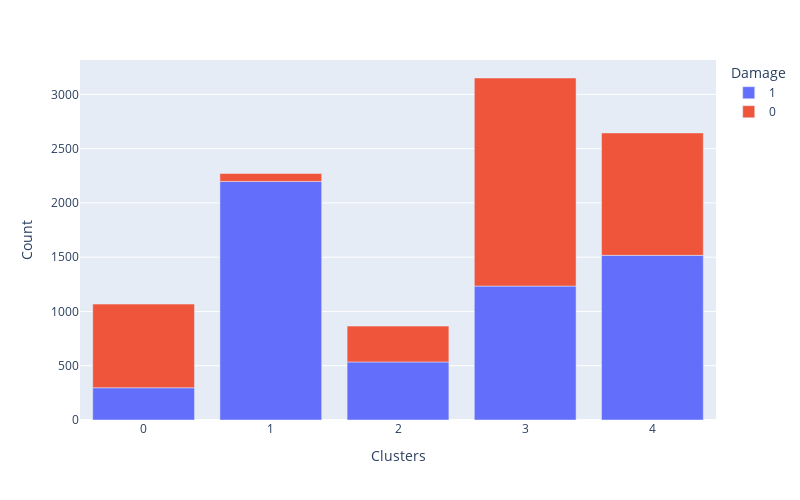
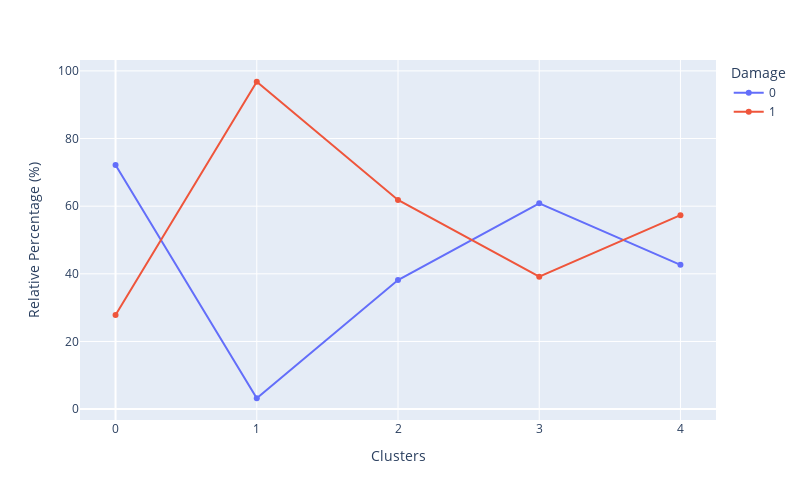

The notebook cell saved with these charts, in order:
### Code cell
#clusters distribution across Damage levels & relative percentage of damage in each cluster
df_cluster_vs_damage = df_damage.copy()
df_cluster_vs_damage['Clusters'] = X['Clusters']
cluster_distribution_per_variable(df=df_cluster_vs_damage, target='Damage')

### Figure 1 — Plotly figure (JSON) as saved in the notebook; plotly's stock layout.template omitted (floating-point values rounded to 4 significant figures)
{"data": [{"alignmentgroup": "True", "hovertemplate": "Damage=1<br>Clusters=%{x}<br>Count=%{y}<extra></extra>", "legendgroup": "1", "marker": {"color": "#636efa"}, "name": "1", "offsetgroup": "1", "orientation": "v", "showlegend": true, "textposition": "auto", "type": "bar", "x": [1, 4, 3, 2, 0], "xaxis": "x", "y": [2198, 1517, 1234, 535, 297], "yaxis": "y"}, {"alignmentgroup": "True", "hovertemplate": "Damage=0<br>Clusters=%{x}<br>Count=%{y}<extra></extra>", "legendgroup": "0", "marker": {"color": "#EF553B"}, "name": "0", "offsetgroup": "0", "orientation": "v", "showlegend": true, "textposition": "auto", "type": "bar", "x": [3, 4, 0, 2, 1], "xaxis": "x", "y": [1917, 1128, 771, 330, 73], "yaxis": "y"}], "layout": {"barmode": "relative", "height": 500, "legend": {"title": {"text": "Damage"}, "tracegroupgap": 0}, "margin": {"t": 60}, "width": 800, "xaxis": {"anchor": "y", "domain": [0, 1], "tickmode": "array", "tickvals": [3, 1, 4, 0, 2], "title": {"text": "Clusters"}}, "yaxis": {"anchor": "x", "domain": [0, 1], "title": {"text": "Count"}}}}

### Figure 2 — Plotly figure (JSON) as saved in the notebook; plotly's stock layout.template omitted (floating-point values rounded to 4 significant figures)
{"data": [{"hovertemplate": "Damage=0<br>Clusters=%{x}<br>Relative Percentage (%)=%{y}<extra></extra>", "legendgroup": "0", "line": {"color": "#636efa", "dash": "solid"}, "mode": "markers+lines", "name": "0", "orientation": "v", "showlegend": true, "type": "scatter", "x": [0, 1, 2, 3, 4], "xaxis": "x", "y": [72.19, 3.214, 38.15, 60.84, 42.65], "yaxis": "y"}, {"hovertemplate": "Damage=1<br>Clusters=%{x}<br>Relative Percentage (%)=%{y}<extra></extra>", "legendgroup": "1", "line": {"color": "#EF553B", "dash": "solid"}, "mode": "markers+lines", "name": "1", "orientation": "v", "showlegend": true, "type": "scatter", "x": [0, 1, 2, 3, 4], "xaxis": "x", "y": [27.81, 96.79, 61.85, 39.16, 57.35], "yaxis": "y"}], "layout": {"height": 500, "legend": {"title": {"text": "Damage"}, "tracegroupgap": 0}, "margin": {"t": 60}, "width": 800, "xaxis": {"anchor": "y", "domain": [0, 1], "tickmode": "array", "tickvals": [3, 1, 4, 0, 2], "title": {"text": "Clusters"}}, "yaxis": {"anchor": "x", "domain": [0, 1], "title": {"text": "Relative Percentage (%)"}}}}
